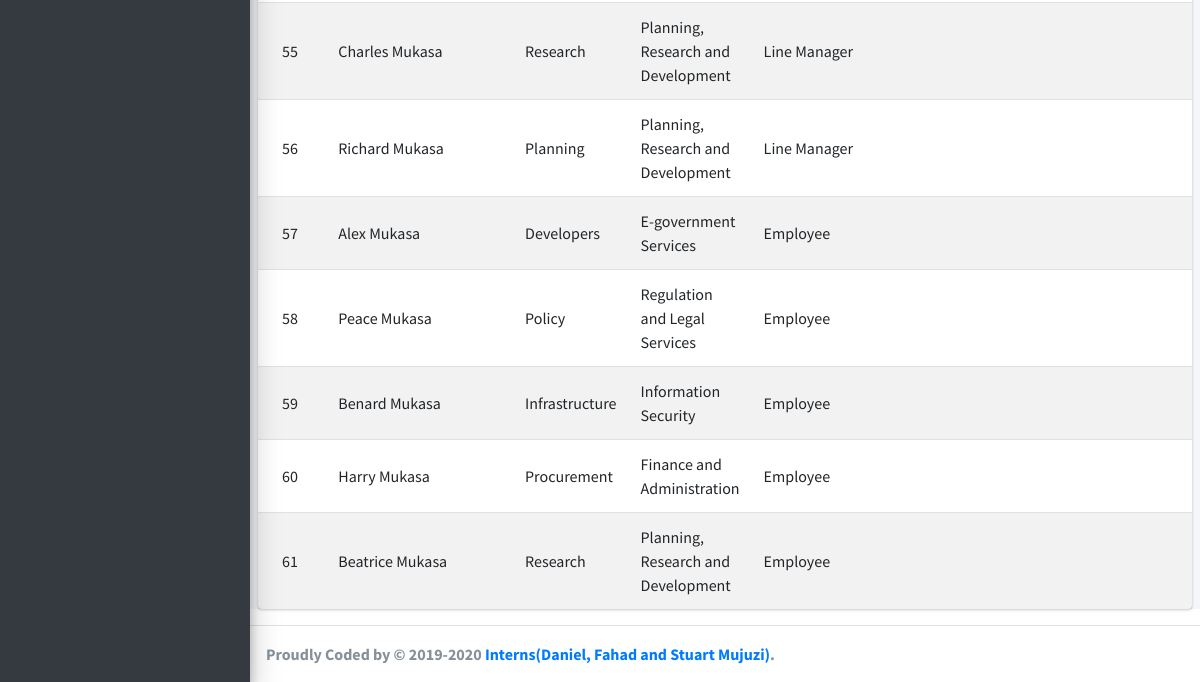
/adminDashboard/delegate/ (lower part), run on an earlier commit of the app's database.
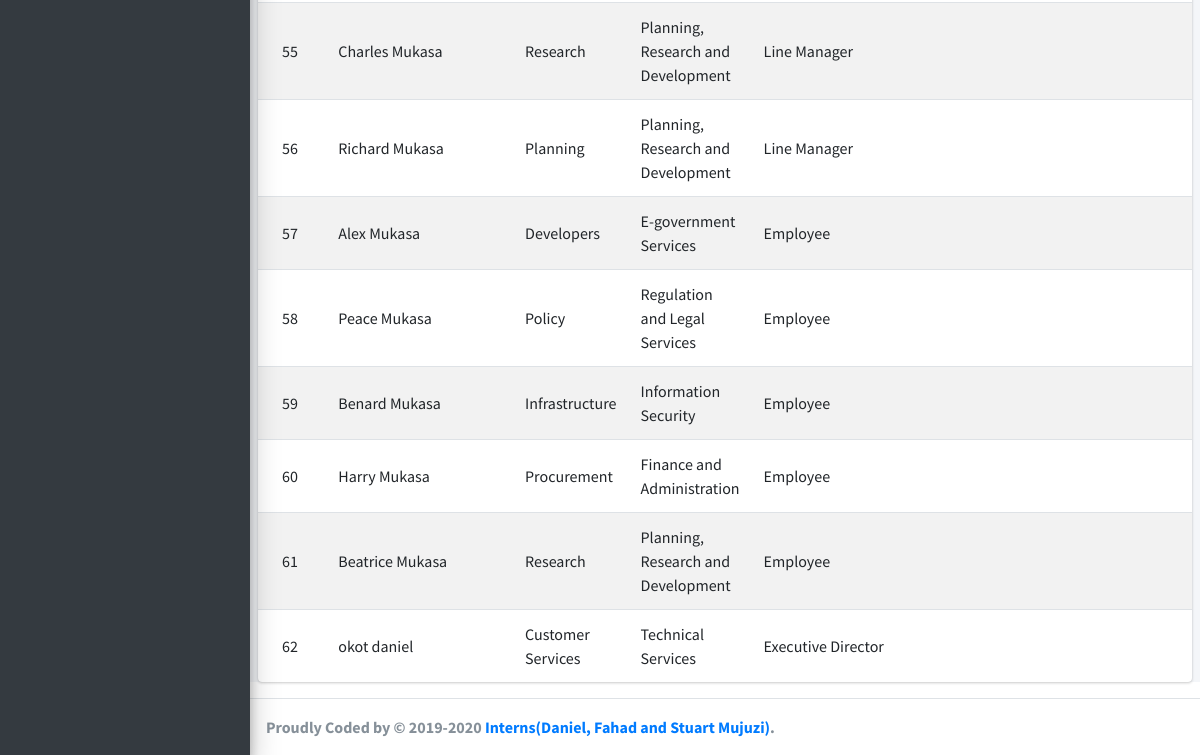
And on a later commit of the database.
### UsersAuth/models.py (models this page shows, shortened)
class Account(AbstractBaseUser, PermissionsMixin):
    email = models.EmailField(verbose_name="email", max_length=60, unique=True)
    first_name = models.CharField(max_length=200, null=False, blank=False)
    last_name = models.CharField(max_length=200, null=False, blank=False)
    department = models.CharField(max_length=1000, null=True, blank=True)
    directorate = models.CharField(max_length=1000, null=True, blank=True)
    role = models.CharField(max_length=200, null=False, blank=False, default='Employee') #There should be only one account with the role Executive Director
    slug = models.SlugField(blank= True, unique=True, default=uuid.uuid4)
    salary = models.IntegerField(null=False, default=0)
    OutstandingLeaveDays = models.IntegerField(null=False, default=0)
    date_joined = models.DateTimeField(verbose_name='date joined', auto_now_add=True)
    last_login = models.DateTimeField(verbose_name='last login', auto_now=True)
    is_line_manager = models.BooleanField(default=False)
    is_director = models.BooleanField(default=False)
    is_executive_director = models.BooleanField(default=False)
    is_admin = models.BooleanField(default=False)
    is_active = models.BooleanField(default=True)
    is_staff = models.BooleanField(default=False)
    is_superuser = models.BooleanField(default=False)
    start_of_month_tracker = models.DateTimeField(auto_now_add=True)
    USERNAME_FIELD = 'email'
    REQUIRED_FIELDS = ['first_name', 'last_name', 'department', 'directorate']
    objects = MyAccountManager()

### adminDashboard/views.py (the view)
# urls.py: path('delegate/', views.Delegate.as_view(), name="delegate"),
class Delegate(ListView):
    template_name = "adminDashboard/leavemanagement/delegate.html"
    def get(self, request, *args, **kwargs):
        context = {}
        all_staff = Account.objects.all()
        context['all_staff'] = all_staff
        return render(request, self.template_name, context)

### adminDashboard/templates/adminDashboard/leavemanagement/delegate.html (shortened to what this page needs)
{% extends 'adminDashboard/base.html' %}
{% load static %}
{% block content %}
<div class="content-wrapper">
    <section class="content">
        <div class="card">
            <div class="card-body p-0">
                <table class="table table-striped projects" id="myTable">
                    <tbody>
                    {% for account in all_staff %}
                    <tr>
                        <td>
                            {{account.pk}}
                        </td>
                        <td>
                            <a>
                                {{account.first_name}} {{account.last_name}}
                            </a>
                        </td>
                        <td>
                            <ul class="list-inline">
                                <li class="list-inline-item">
                                    {{account.department}}
                                </li>
                            </ul>
                        </td>
                        <td>
                            <ul class="list-inline">
                                <li class="list-inline-item">
                                    {{account.directorate}}
                                </li>
                            </ul>
                        </td>
                        <td class="project_progress">
                            {{account.role}}
                        </td>
                        <td class="project-actions text-left">
                            {% endfor %}
                    </tr>
                    </tbody>
                </table>
            </div>
        </div>
    </section>
</div>
{% endblock content %}

What changed in the data, as far as the page shows it:
added Account: pk "62", first_name "okot", last_name "daniel", department "Customer Services", directorate "Technical Services", role "Executive Director"
